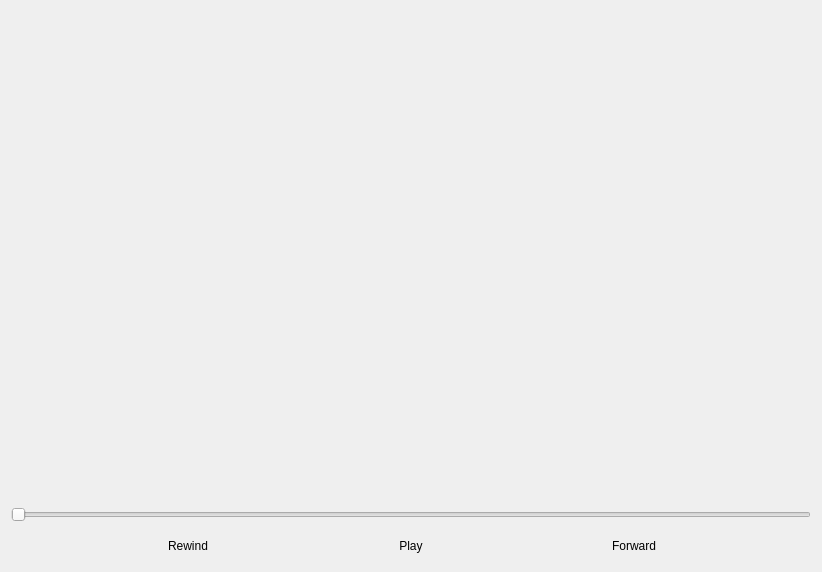
<?xml version="1.0" encoding="UTF-8"?>
<ui version="4.0">
 <class>Player</class>
 <widget class="QMainWindow" name="Player">
  <property name="geometry">
   <rect>
    <x>0</x>
    <y>0</y>
    <width>822</width>
    <height>572</height>
   </rect>
  </property>
  <property name="minimumSize">
   <size>
    <width>750</width>
    <height>500</height>
   </size>
  </property>
  <property name="windowTitle">
   <string>Player</string>
  </property>
  <widget class="QWidget" name="centralWidget">
   <property name="minimumSize">
    <size>
     <width>700</width>
     <height>400</height>
    </size>
   </property>
   <property name="styleSheet">
    <string notr="true">Background-color:&quot;darkgray&quot;;</string>
   </property>
   <layout class="QVBoxLayout" name="verticalLayout">
    <item>
     <widget class="QWidget" name="mVideoPlayerArea" native="true">
      <property name="sizePolicy">
       <sizepolicy hsizetype="Expanding" vsizetype="Expanding">
        <horstretch>0</horstretch>
        <verstretch>0</verstretch>
       </sizepolicy>
      </property>
      <property name="minimumSize">
       <size>
        <width>700</width>
        <height>400</height>
       </size>
      </property>
      <property name="styleSheet">
       <string notr="true">Background-color:&quot;gray&quot;;</string>
      </property>
     </widget>
    </item>
    <item>
     <widget class="QSlider" name="mSlider">
      <property name="minimumSize">
       <size>
        <width>600</width>
        <height>20</height>
       </size>
      </property>
      <property name="styleSheet">
       <string notr="true">Background-color:&quot;transparent&quot;;</string>
      </property>
      <property name="orientation">
       <enum>Qt::Horizontal</enum>
      </property>
     </widget>
    </item>
    <item>
     <layout class="QHBoxLayout" name="horizontalLayout">
      <item>
       <widget class="QPushButton" name="mRewindBtn">
        <property name="minimumSize">
         <size>
          <width>90</width>
          <height>30</height>
         </size>
        </property>
        <property name="maximumSize">
         <size>
          <width>90</width>
          <height>30</height>
         </size>
        </property>
        <property name="styleSheet">
         <string notr="true">Background-color:&quot;white&quot;;
border-radius:10;</string>
        </property>
        <property name="text">
         <string>Rewind</string>
        </property>
       </widget>
      </item>
      <item>
       <widget class="QPushButton" name="mPlayBtn">
        <property name="minimumSize">
         <size>
          <width>80</width>
          <height>30</height>
         </size>
        </property>
        <property name="maximumSize">
         <size>
          <width>80</width>
          <height>30</height>
         </size>
        </property>
        <property name="styleSheet">
         <string notr="true">Background-color:&quot;white&quot;;
border-radius:10;</string>
        </property>
        <property name="text">
         <string>Play</string>
        </property>
       </widget>
      </item>
      <item>
       <widget class="QPushButton" name="mForwardButton">
        <property name="minimumSize">
         <size>
          <width>90</width>
          <height>30</height>
         </size>
        </property>
        <property name="maximumSize">
         <size>
          <width>90</width>
          <height>30</height>
         </size>
        </property>
        <property name="styleSheet">
         <string notr="true">Background-color:&quot;white&quot;;
border-radius:10;</string>
        </property>
        <property name="text">
         <string>Forward</string>
        </property>
       </widget>
      </item>
     </layout>
    </item>
   </layout>
  </widget>
  <widget class="QMenuBar" name="menuBar">
   <property name="geometry">
    <rect>
     <x>0</x>
     <y>0</y>
     <width>822</width>
     <height>22</height>
    </rect>
   </property>
  </widget>
 </widget>
 <layoutdefault spacing="6" margin="11"/>
 <resources/>
 <connections/>
</ui>
